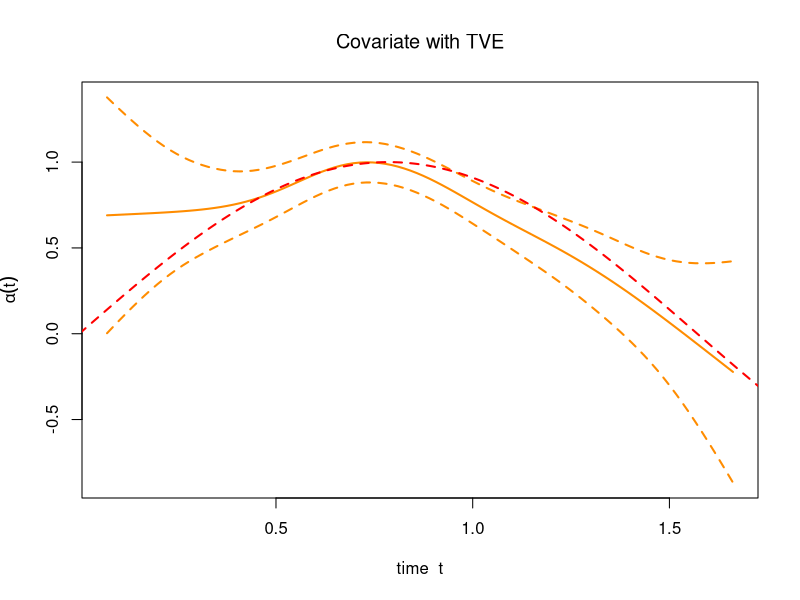
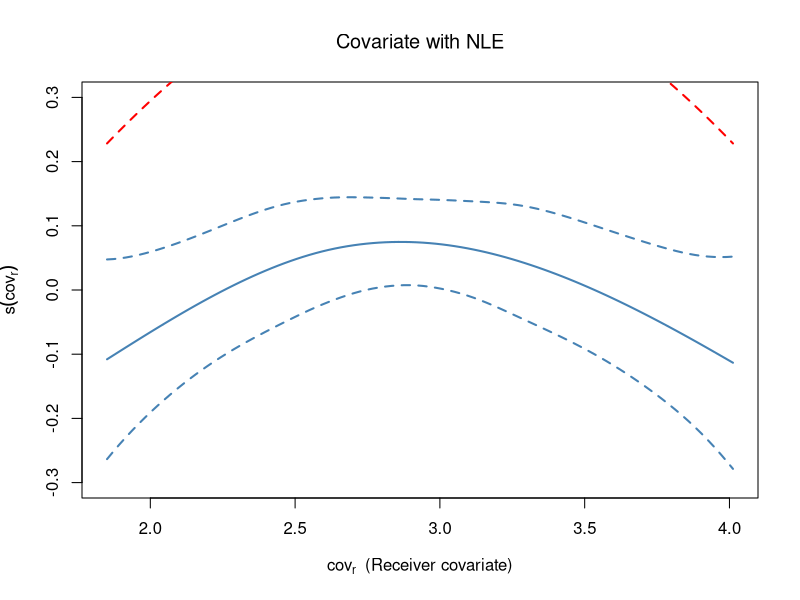

Recreate these plots in R, in order.
set.seed(1234)

# -----------------------------------------------------------------------------
# 1. ACTOR ATTRIBUTES
# -----------------------------------------------------------------------------
V_S <- 4
V_R <- 4

sender_attr_vec   <- setNames(rnorm(V_S, mean = 5, sd = 1.5), paste0("S", seq_len(V_S)))
receiver_attr_vec <- setNames(rnorm(V_R, mean = 3, sd = 2.0),
                              paste0("R", seq_len(V_R)))

# -----------------------------------------------------------------------------
# 2. POWER-SET GROUPS & COVARIATE MATRICES
# -----------------------------------------------------------------------------
power_set_nonempty <- function(elements) {
  n <- length(elements); ids <- seq_len(n)
  subsets <- vector("list", 2^n - 1)
  for (k in seq_len(2^n - 1))
    subsets[[k]] <- elements[as.logical(intToBits(k)[ids])]
  subsets
}

sender_subsets   <- power_set_nonempty(paste0("S", seq_len(V_S)))
receiver_subsets <- power_set_nonempty(paste0("R", seq_len(V_R)))
G_S <- length(sender_subsets)    # 15
G_R <- length(receiver_subsets)  # 15

sender_group_labels   <- sapply(sender_subsets,
                                function(m) paste0("{", paste(m, collapse = ","), "}"))
receiver_group_labels <- sapply(receiver_subsets,
                                function(m) paste0("{", paste(m, collapse = ","), "}"))

sender_group_cov <- matrix(
  sapply(sender_subsets,   function(m) mean(sender_attr_vec[m])),
  nrow = G_S, ncol = 1, dimnames = list(sender_group_labels, "avg_activity_level"))
receiver_group_cov <- matrix(
  sapply(receiver_subsets, function(m) mean(receiver_attr_vec[m])),
  nrow = G_R, ncol = 1, dimnames = list(receiver_group_labels, "avg_receptivity_score"))

cov_s <- as.vector(sender_group_cov)
cov_r <- as.vector(receiver_group_cov)

pair_grid <- expand.grid(gs = seq_len(G_S), gr = seq_len(G_R))
N_pairs   <- nrow(pair_grid)   # 225

# -----------------------------------------------------------------------------
# 3. MODEL PARAMETERS
# -----------------------------------------------------------------------------

# --- time-varying sender effect ---
amp  <- 1.0
freq <- 2.0
alpha_t <- function(t) amp * sin(freq * t)

# --- non-linear receiver effect ---
f_x_A      <- 2.0
f_x_mu     <- (min(cov_r) + max(cov_r)) / 2   
f_x_sigma  <- 2.0
f_x_offset <- -4.0
f_x <- function(x) f_x_offset + 
  f_x_A * exp(-((x - f_x_mu)^2) / (2 * f_x_sigma^2))

lambda_pairs <- function(t) {
  exp(alpha_t(t) * cov_s[pair_grid$gs] + f_x(cov_r[pair_grid$gr]))
}

# -----------------------------------------------------------------------------
# 4. SIMULATION
# -----------------------------------------------------------------------------
dt  <- 0.01
end <- 2

simdat      <- NULL
nonevents   <- NULL
event_count <- 0
tl          <- 0

cat("Simulating...\n")

while (tl < end) {
  
  tu    <- tl + dt
  mid_t <- tl + dt / 2
  l_sr  <- lambda_pairs(mid_t)
  tm    <- rexp(1, rate = sum(l_sr))
  dt_r  <- dt; tl_r <- tl
  
  while (tm < dt_r && tl_r < end) {
    
    event_count <- event_count + 1
    st      <- tl_r + tm
    pair_id <- which(rmultinom(1, 1, prob = l_sr / sum(l_sr)) == 1)
    gs_id   <- pair_grid$gs[pair_id]
    gr_id   <- pair_grid$gr[pair_id]
    
    simdat <- rbind(simdat, data.frame(
      event_id = event_count, event_time = st,
      sender_group   = sender_group_labels[gs_id],
      receiver_group = receiver_group_labels[gr_id],
      cov_sender     = cov_s[gs_id],
      cov_receiver   = cov_r[gr_id],
      stringsAsFactors = FALSE
    ))
    
    # Non-event: UNIFORM sample from all other pairs
    non_id <- sample(setdiff(seq_len(N_pairs), pair_id), 1)
    ngs_id <- pair_grid$gs[non_id]
    ngr_id <- pair_grid$gr[non_id]
    
    nonevents <- rbind(nonevents, data.frame(
      event_id = event_count, event_time = st,
      sender_group   = sender_group_labels[ngs_id],
      receiver_group = receiver_group_labels[ngr_id],
      cov_sender     = cov_s[ngs_id],
      cov_receiver   = cov_r[ngr_id],
      stringsAsFactors = FALSE
    ))
    
    tl_r <- st; dt_r <- tu - tl_r
    l_sr <- lambda_pairs(tl_r + dt_r / 2)
    tm   <- rexp(1, rate = sum(l_sr))
  }
  tl <- tu
}

simdat    <- as.data.frame(simdat)
nonevents <- as.data.frame(nonevents)
cat(sprintf("Total events simulated: %d\n", nrow(simdat)))

merged <- merge(
  simdat,
  nonevents,
  by     = c("event_id", "event_time"),
  suffixes = c("_ev", "_nv")
)

head(merged)


library(knitr)
ncc_data1 <- merged[,c("event_time",
                       "sender_group_ev",
                       "receiver_group_ev",
                       "sender_group_nv",
                       "receiver_group_nv",
                       "cov_sender_ev",
                       "cov_sender_nv")]
ncc_data1$delta_cov_sender <- ncc_data1$cov_sender_ev -
  ncc_data1$cov_sender_nv
ncc_data1$y <- 1
ncc_data1$one <- 1
tab1 <- head(ncc_data1)
kable(tab1, format = "latex", booktabs = TRUE, digits = 2)

ncc_data2 <- merged[,c("event_time",
                       "sender_group_ev",
                       "receiver_group_ev",
                       "sender_group_nv",
                       "receiver_group_nv",
                       "cov_receiver_ev",
                       "cov_receiver_nv")]
ncc_data2$y <- 1
ncc_data2$one <- 1
tab2 <- head(ncc_data2)
kable(tab2, format = "latex", booktabs = TRUE, digits = 2)

# -----------------------------------------------------------------------------
# 5. GAM FIT
# -----------------------------------------------------------------------------
library(mgcv)

data_ev  <- simdat
data_nv  <- nonevents
time     <- data_ev$event_time
W        <- cbind(rep(1,  nrow(data_ev)), rep(-1, nrow(data_ev)))
cov_tve  <- data_ev$cov_sender  - data_nv$cov_sender
cov_nle  <- cbind(data_ev$cov_receiver, data_nv$cov_receiver)
event    <- rep(1, nrow(data_ev))

gam_fit <- gam(
  event ~ -1 + s(time, by = cov_tve) + s(cov_nle, by = W),
  family = binomial(link = "logit")
)

cat("\n--- GAM summary ---\n")
print(summary(gam_fit))

# -----------------------------------------------------------------------------
# 6. GAM PLOTS WITH TRUE FUNCTION
# -----------------------------------------------------------------------------

t_grid <- seq(0, end, length.out = 300)
plot(gam_fit, select = 1,
     shade = TRUE, shade.col = adjustcolor("darkorange", 0.25),
     col = "darkorange", lwd = 2, rug = FALSE,
     xlab = "time  t",
     ylab = expression(alpha(t)),
     main = expression("Covariate with TVE"))
lines(t_grid,
      sapply(t_grid, alpha_t), col = "red", lwd = 2, lty = 2)

x_grid <- seq(min(cov_r), max(cov_r), length.out = 200)
plot(gam_fit, select = 2,
     shade = TRUE, shade.col = adjustcolor("steelblue", 0.25),
     col = "steelblue", lwd = 2, rug = FALSE, ylim=c(-0.3,0.3),
     xlab = expression(cov[r] ~ " (Receiver covariate)"),
     ylab = expression(s(cov[r])),
     main = expression("Covariate with NLE"))
lines(x_grid,
      (sapply(x_grid, f_x)+2.5), col = "red", lwd = 2, lty = 2)
